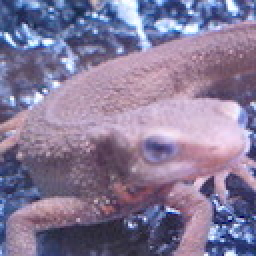
//> input picture ImageProcessing100/problems_31-40/imagelib/imori.jpg, 128 x 128 px (shown 2 times larger)
$ ./answer_34   (built with g++ and OpenCV 4)
//> lines starting //> are read from the running program, lines starting //| are printed output that depends on the picture
/*
 * @Author: AIkikaze wenwenziy@163.com
 * @Date: 2023-05-08 14:47:11
 * @LastEditors: AIkikaze wenwenziy@163.com
 * @LastEditTime: 2023-05-09 15:47:58
 * @FilePath: \Cplusplus-playground\ImageProcessing100\problems_31-40\answer_cpp\answer_34.cpp
 * @Description:
 *
 */
#include <opencv2/core.hpp>
#include <opencv2/imgcodecs.hpp>
#include <opencv2/highgui.hpp>
#include <opencv2/imgproc.hpp>
#include <iostream>
#include <cmath>
using namespace std;
using namespace cv;

void preinit(Mat &I) {
  // 扩张原图的像素矩阵以便于后续计算
  int n_row = getOptimalDFTSize(I.rows);
  int n_col = getOptimalDFTSize(I.cols);
  copyMakeBorder(I, I, 0, n_row - I.rows, 0, n_col - I.cols, BORDER_CONSTANT, Scalar::all(0));
}

// dft: I(y, x) to G(k, l)
// G(k, l) = 1 / (rows * cols) \sum_y \sum_x I(y, x) e^{ - 2pi * j * (ky/rows + lx/cols) }
Mat myDft(const Mat &I) {
  complex<double> val;
  Mat T = Mat::zeros(I.size(), CV_64FC2);

  for(int k = 0; k < I.rows; k++) {
    for(int l = 0; l < I.cols; l++) {
      val = complex<double>(0.0, 0.0);
      for(int y = 0; y < I.rows; y++) {
        for(int x = 0; x < I.cols; x++) {
          double theta = -2.0 * CV_PI * ((double)k*y/I.rows + (double)l*x/I.cols);
          val += (double)I.at<uchar>(y, x) * complex<double>(cos(theta), sin(theta));
        }
      }
      val /= sqrt(I.rows * I.cols);
      T.at<Vec2d>(k, l)[0] = val.real();
      T.at<Vec2d>(k, l)[1] = val.imag();
    }
  }

  return T;
}

// idft: I(y, x) to G(k, l)
// I(y, x) = 1 / (rows * cols) \sum_y \sum_x G(k, l) e^{ 2pi * j * (ky/rows + lx/cols) }
Mat myIdft(const Mat &I) {
  complex<double> val;
  Mat T = Mat::zeros(I.size(), CV_8U);

  for(int y = 0; y < I.rows; y++) {
    for(int x = 0; x < I.cols; x++) {
      val = complex<double>(0.0, 0.0);
      for(int k = 0; k < I.rows; k++) {
        for(int l = 0; l < I.cols; l++) {
          complex<double> _val = complex<double>(I.at<Vec2d>(k, l)[0], I.at<Vec2d>(k, l)[1]);
          double theta = 2.0 * CV_PI * ((double)k*y/I.rows + (double)l*x/I.cols);
          val += _val * complex<double>(cos(theta), sin(theta));
        }
      }
      val /= sqrt(I.rows * I.cols);
      T.at<uchar>(y, x) = abs(val) > 255 ? 255 : fmax(abs(val), 0);
    }
  }

  return T;
}

void recenter(Mat &I) {
  // 将幅度谱剪裁为偶数行与偶数列(方便后面的重新排列）
	I = I(Range(0, I.rows & -2), Range(0, I.cols & -2));
  // 重新排列幅度谱的区域，使得幅度谱的原点位于图像中心
	int x0 = I.cols / 2;
	int y0 = I.rows / 2;
	Mat q0(I, Rect(0, 0, x0, y0));       //左上角图像
	Mat q1(I, Rect(x0, 0, x0, y0));      //右上角图像
	Mat q2(I, Rect(0, y0, x0, y0));      //左下角图像
	Mat q3(I, Rect(x0, y0, x0, y0));     //右下角图像
  // 交换第一象限和第三象限
  Mat tmp;
  q0.copyTo(tmp);
  q3.copyTo(q0);
  tmp.copyTo(q3);
  // 交换第二象限和第四象限
  q1.copyTo(tmp);
  q2.copyTo(q1);
  tmp.copyTo(q2);
}

void highpassFilter(Mat &I, double R) {
  // 中心化经过傅里叶变换的复数矩阵
  recenter(I);
  // 初始化高通滤波核
  double cy = (double)I.rows/2.0;
  double cx = (double)I.cols/2.0;
  double r_filter = sqrt(cy*cy + cx*cx) * R;
  for(int y = 0; y < I.rows; y++) {
    for(int x = 0; x < I.cols; x++) {
      double dist = sqrt(pow((double)y-cy, 2) + pow((double)x-cx, 2));
      if(dist < r_filter) {
        I.at<Vec2d>(y, x)[0] = 0.0;
        I.at<Vec2d>(y, x)[1] = 0.0;
      }
    }
  }
  // 再次中心化将矩阵还原
  recenter(I);
}

int main() {
  Mat img = imread("../imagelib/imori.jpg", IMREAD_GRAYSCALE);
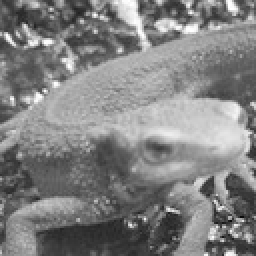
//> img: 128 rows x 128 cols, CV_8UC1 (shown 2 times larger); min 8, max 255, mean 129.1

  preinit(img);
  Mat F = myDft(img);
  highpassFilter(F, 0.2);
  Mat iF = myIdft(F);
//> after the loop in myIdft, `for(int y = 0; y < I.rows; y++)`:
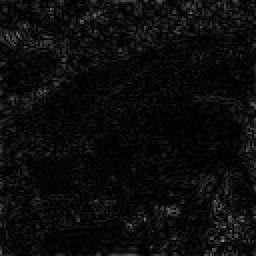
//> T: 128 rows x 128 cols, CV_8UC1 (shown 2 times larger); min 0, max 142, mean 11.8

  imshow("origin", img);
  imshow("highpass", iF);
  waitKey();
  return 0;
}
